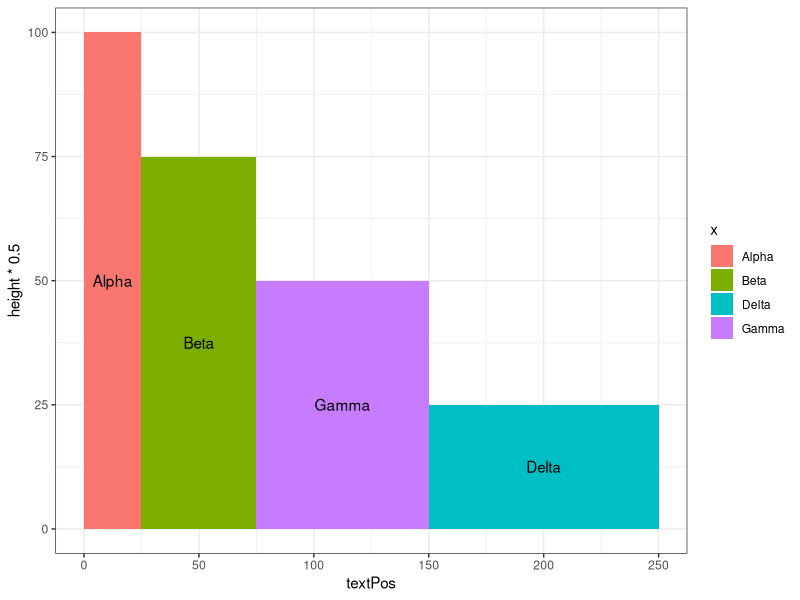
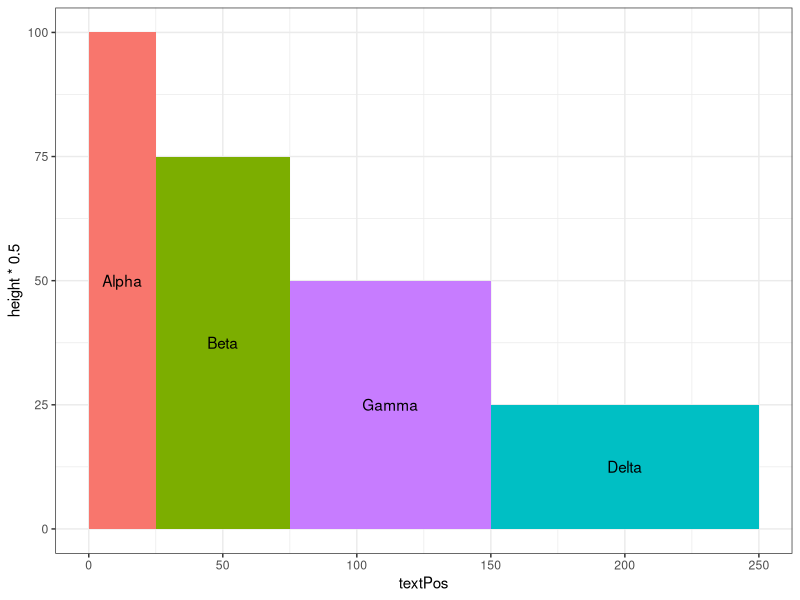

Source code (R) for these figures, in order:
# Copyright @ Ye XIA <qazxiaye@126.com>
# part of the code is from https://learnr.wordpress.com

library(ggplot2)

df <- data.frame(x = c("Alpha", "Beta", "Gamma", "Delta"), width = c(25, 50, 75, 100), height = c(100, 75, 50, 25))

df$right    <- cumsum(df$width)
df$left     <- df$right - df$width
df$textPos  <- with(df, left + (right - left)/2)

png("1.png", width = 1000, height = 1000)
ggplot(df, aes(ymin = 0)) +
    geom_rect(aes(xmin = left, xmax = right, ymax = height, fill = x)) +
    geom_text(aes(x = textPos, y = height * 0.5, label = x)) +
    theme_bw()

png("2.png", width = 1000, height = 1000)
last_plot() + theme(legend.position = "none")
